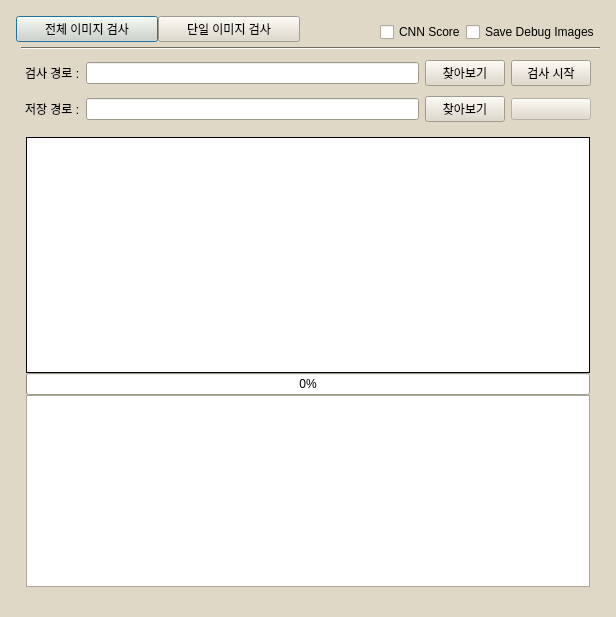
<?xml version="1.0" encoding="UTF-8"?>
<ui version="4.0">
 <class>Dialog</class>
 <widget class="QDialog" name="Dialog">
  <property name="geometry">
   <rect>
    <x>0</x>
    <y>0</y>
    <width>616</width>
    <height>617</height>
   </rect>
  </property>
  <property name="sizePolicy">
   <sizepolicy hsizetype="Expanding" vsizetype="Expanding">
    <horstretch>0</horstretch>
    <verstretch>0</verstretch>
   </sizepolicy>
  </property>
  <property name="sizeIncrement">
   <size>
    <width>0</width>
    <height>0</height>
   </size>
  </property>
  <property name="palette">
   <palette>
    <active>
     <colorrole role="WindowText">
      <brush brushstyle="SolidPattern">
       <color alpha="255">
        <red>0</red>
        <green>0</green>
        <blue>0</blue>
       </color>
      </brush>
     </colorrole>
     <colorrole role="Button">
      <brush brushstyle="SolidPattern">
       <color alpha="255">
        <red>223</red>
        <green>216</green>
        <blue>199</blue>
       </color>
      </brush>
     </colorrole>
     <colorrole role="Light">
      <brush brushstyle="SolidPattern">
       <color alpha="255">
        <red>255</red>
        <green>255</green>
        <blue>255</blue>
       </color>
      </brush>
     </colorrole>
     <colorrole role="Midlight">
      <brush brushstyle="SolidPattern">
       <color alpha="255">
        <red>239</red>
        <green>235</green>
        <blue>227</blue>
       </color>
      </brush>
     </colorrole>
     <colorrole role="Dark">
      <brush brushstyle="SolidPattern">
       <color alpha="255">
        <red>111</red>
        <green>108</green>
        <blue>99</blue>
       </color>
      </brush>
     </colorrole>
     <colorrole role="Mid">
      <brush brushstyle="SolidPattern">
       <color alpha="255">
        <red>149</red>
        <green>144</green>
        <blue>133</blue>
       </color>
      </brush>
     </colorrole>
     <colorrole role="Text">
      <brush brushstyle="SolidPattern">
       <color alpha="255">
        <red>0</red>
        <green>0</green>
        <blue>0</blue>
       </color>
      </brush>
     </colorrole>
     <colorrole role="BrightText">
      <brush brushstyle="SolidPattern">
       <color alpha="255">
        <red>255</red>
        <green>255</green>
        <blue>255</blue>
       </color>
      </brush>
     </colorrole>
     <colorrole role="ButtonText">
      <brush brushstyle="SolidPattern">
       <color alpha="255">
        <red>0</red>
        <green>0</green>
        <blue>0</blue>
       </color>
      </brush>
     </colorrole>
     <colorrole role="Base">
      <brush brushstyle="SolidPattern">
       <color alpha="255">
        <red>255</red>
        <green>255</green>
        <blue>255</blue>
       </color>
      </brush>
     </colorrole>
     <colorrole role="Window">
      <brush brushstyle="SolidPattern">
       <color alpha="255">
        <red>223</red>
        <green>216</green>
        <blue>199</blue>
       </color>
      </brush>
     </colorrole>
     <colorrole role="Shadow">
      <brush brushstyle="SolidPattern">
       <color alpha="255">
        <red>0</red>
        <green>0</green>
        <blue>0</blue>
       </color>
      </brush>
     </colorrole>
     <colorrole role="AlternateBase">
      <brush brushstyle="SolidPattern">
       <color alpha="255">
        <red>239</red>
        <green>235</green>
        <blue>227</blue>
       </color>
      </brush>
     </colorrole>
     <colorrole role="ToolTipBase">
      <brush brushstyle="SolidPattern">
       <color alpha="255">
        <red>255</red>
        <green>255</green>
        <blue>220</blue>
       </color>
      </brush>
     </colorrole>
     <colorrole role="ToolTipText">
      <brush brushstyle="SolidPattern">
       <color alpha="255">
        <red>0</red>
        <green>0</green>
        <blue>0</blue>
       </color>
      </brush>
     </colorrole>
    </active>
    <inactive>
     <colorrole role="WindowText">
      <brush brushstyle="SolidPattern">
       <color alpha="255">
        <red>0</red>
        <green>0</green>
        <blue>0</blue>
       </color>
      </brush>
     </colorrole>
     <colorrole role="Button">
      <brush brushstyle="SolidPattern">
       <color alpha="255">
        <red>223</red>
        <green>216</green>
        <blue>199</blue>
       </color>
      </brush>
     </colorrole>
     <colorrole role="Light">
      <brush brushstyle="SolidPattern">
       <color alpha="255">
        <red>255</red>
        <green>255</green>
        <blue>255</blue>
       </color>
      </brush>
     </colorrole>
     <colorrole role="Midlight">
      <brush brushstyle="SolidPattern">
       <color alpha="255">
        <red>239</red>
        <green>235</green>
        <blue>227</blue>
       </color>
      </brush>
     </colorrole>
     <colorrole role="Dark">
      <brush brushstyle="SolidPattern">
       <color alpha="255">
        <red>111</red>
        <green>108</green>
        <blue>99</blue>
       </color>
      </brush>
     </colorrole>
     <colorrole role="Mid">
      <brush brushstyle="SolidPattern">
       <color alpha="255">
        <red>149</red>
        <green>144</green>
        <blue>133</blue>
       </color>
      </brush>
     </colorrole>
     <colorrole role="Text">
      <brush brushstyle="SolidPattern">
       <color alpha="255">
        <red>0</red>
        <green>0</green>
        <blue>0</blue>
       </color>
      </brush>
     </colorrole>
     <colorrole role="BrightText">
      <brush brushstyle="SolidPattern">
       <color alpha="255">
        <red>255</red>
        <green>255</green>
        <blue>255</blue>
       </color>
      </brush>
     </colorrole>
     <colorrole role="ButtonText">
      <brush brushstyle="SolidPattern">
       <color alpha="255">
        <red>0</red>
        <green>0</green>
        <blue>0</blue>
       </color>
      </brush>
     </colorrole>
     <colorrole role="Base">
      <brush brushstyle="SolidPattern">
       <color alpha="255">
        <red>255</red>
        <green>255</green>
        <blue>255</blue>
       </color>
      </brush>
     </colorrole>
     <colorrole role="Window">
      <brush brushstyle="SolidPattern">
       <color alpha="255">
        <red>223</red>
        <green>216</green>
        <blue>199</blue>
       </color>
      </brush>
     </colorrole>
     <colorrole role="Shadow">
      <brush brushstyle="SolidPattern">
       <color alpha="255">
        <red>0</red>
        <green>0</green>
        <blue>0</blue>
       </color>
      </brush>
     </colorrole>
     <colorrole role="AlternateBase">
      <brush brushstyle="SolidPattern">
       <color alpha="255">
        <red>239</red>
        <green>235</green>
        <blue>227</blue>
       </color>
      </brush>
     </colorrole>
     <colorrole role="ToolTipBase">
      <brush brushstyle="SolidPattern">
       <color alpha="255">
        <red>255</red>
        <green>255</green>
        <blue>220</blue>
       </color>
      </brush>
     </colorrole>
     <colorrole role="ToolTipText">
      <brush brushstyle="SolidPattern">
       <color alpha="255">
        <red>0</red>
        <green>0</green>
        <blue>0</blue>
       </color>
      </brush>
     </colorrole>
    </inactive>
    <disabled>
     <colorrole role="WindowText">
      <brush brushstyle="SolidPattern">
       <color alpha="255">
        <red>111</red>
        <green>108</green>
        <blue>99</blue>
       </color>
      </brush>
     </colorrole>
     <colorrole role="Button">
      <brush brushstyle="SolidPattern">
       <color alpha="255">
        <red>223</red>
        <green>216</green>
        <blue>199</blue>
       </color>
      </brush>
     </colorrole>
     <colorrole role="Light">
      <brush brushstyle="SolidPattern">
       <color alpha="255">
        <red>255</red>
        <green>255</green>
        <blue>255</blue>
       </color>
      </brush>
     </colorrole>
     <colorrole role="Midlight">
      <brush brushstyle="SolidPattern">
       <color alpha="255">
        <red>239</red>
        <green>235</green>
        <blue>227</blue>
       </color>
      </brush>
     </colorrole>
     <colorrole role="Dark">
      <brush brushstyle="SolidPattern">
       <color alpha="255">
        <red>111</red>
        <green>108</green>
        <blue>99</blue>
       </color>
      </brush>
     </colorrole>
     <colorrole role="Mid">
      <brush brushstyle="SolidPattern">
       <color alpha="255">
        <red>149</red>
        <green>144</green>
        <blue>133</blue>
       </color>
      </brush>
     </colorrole>
     <colorrole role="Text">
      <brush brushstyle="SolidPattern">
       <color alpha="255">
        <red>111</red>
        <green>108</green>
        <blue>99</blue>
       </color>
      </brush>
     </colorrole>
     <colorrole role="BrightText">
      <brush brushstyle="SolidPattern">
       <color alpha="255">
        <red>255</red>
        <green>255</green>
        <blue>255</blue>
       </color>
      </brush>
     </colorrole>
     <colorrole role="ButtonText">
      <brush brushstyle="SolidPattern">
       <color alpha="255">
        <red>111</red>
        <green>108</green>
        <blue>99</blue>
       </color>
      </brush>
     </colorrole>
     <colorrole role="Base">
      <brush brushstyle="SolidPattern">
       <color alpha="255">
        <red>223</red>
        <green>216</green>
        <blue>199</blue>
       </color>
      </brush>
     </colorrole>
     <colorrole role="Window">
      <brush brushstyle="SolidPattern">
       <color alpha="255">
        <red>223</red>
        <green>216</green>
        <blue>199</blue>
       </color>
      </brush>
     </colorrole>
     <colorrole role="Shadow">
      <brush brushstyle="SolidPattern">
       <color alpha="255">
        <red>0</red>
        <green>0</green>
        <blue>0</blue>
       </color>
      </brush>
     </colorrole>
     <colorrole role="AlternateBase">
      <brush brushstyle="SolidPattern">
       <color alpha="255">
        <red>223</red>
        <green>216</green>
        <blue>199</blue>
       </color>
      </brush>
     </colorrole>
     <colorrole role="ToolTipBase">
      <brush brushstyle="SolidPattern">
       <color alpha="255">
        <red>255</red>
        <green>255</green>
        <blue>220</blue>
       </color>
      </brush>
     </colorrole>
     <colorrole role="ToolTipText">
      <brush brushstyle="SolidPattern">
       <color alpha="255">
        <red>0</red>
        <green>0</green>
        <blue>0</blue>
       </color>
      </brush>
     </colorrole>
    </disabled>
   </palette>
  </property>
  <property name="windowTitle">
   <string>Dialog</string>
  </property>
  <layout class="QGridLayout" name="gridLayout_2">
   <item row="0" column="0">
    <widget class="QFrame" name="verticalFrame">
     <property name="sizePolicy">
      <sizepolicy hsizetype="Expanding" vsizetype="Expanding">
       <horstretch>0</horstretch>
       <verstretch>0</verstretch>
      </sizepolicy>
     </property>
     <layout class="QVBoxLayout" name="verticalLayout" stretch="1,1,1,1,20">
      <property name="spacing">
       <number>0</number>
      </property>
      <property name="sizeConstraint">
       <enum>QLayout::SetDefaultConstraint</enum>
      </property>
      <property name="leftMargin">
       <number>5</number>
      </property>
      <property name="topMargin">
       <number>5</number>
      </property>
      <property name="rightMargin">
       <number>5</number>
      </property>
      <item>
       <layout class="QHBoxLayout" name="horizontalLayout" stretch="2,2,0,0,2">
        <item>
         <widget class="QPushButton" name="menu1Button">
          <property name="text">
           <string>전체 이미지 검사</string>
          </property>
          <property name="autoDefault">
           <bool>true</bool>
          </property>
          <property name="default">
           <bool>false</bool>
          </property>
         </widget>
        </item>
        <item>
         <widget class="QPushButton" name="menu2Button">
          <property name="text">
           <string>단일 이미지 검사</string>
          </property>
         </widget>
        </item>
        <item>
         <spacer name="horizontalSpacer">
          <property name="orientation">
           <enum>Qt::Horizontal</enum>
          </property>
          <property name="sizeType">
           <enum>QSizePolicy::Fixed</enum>
          </property>
          <property name="sizeHint" stdset="0">
           <size>
            <width>40</width>
            <height>20</height>
           </size>
          </property>
         </spacer>
        </item>
        <item>
         <spacer name="horizontalSpacer_2">
          <property name="orientation">
           <enum>Qt::Horizontal</enum>
          </property>
          <property name="sizeHint" stdset="0">
           <size>
            <width>40</width>
            <height>20</height>
           </size>
          </property>
         </spacer>
        </item>
        <item>
         <layout class="QVBoxLayout" name="verticalLayout_3">
          <item>
           <layout class="QVBoxLayout" name="verticalLayout_2">
            <item>
             <spacer name="verticalSpacer">
              <property name="orientation">
               <enum>Qt::Vertical</enum>
              </property>
              <property name="sizeHint" stdset="0">
               <size>
                <width>20</width>
                <height>40</height>
               </size>
              </property>
             </spacer>
            </item>
            <item>
             <layout class="QHBoxLayout" name="horizontalLayout_6">
              <item>
               <spacer name="horizontalSpacer_3">
                <property name="orientation">
                 <enum>Qt::Horizontal</enum>
                </property>
                <property name="sizeHint" stdset="0">
                 <size>
                  <width>40</width>
                  <height>20</height>
                 </size>
                </property>
               </spacer>
              </item>
              <item>
               <widget class="QCheckBox" name="cnn_checkBox">
                <property name="text">
                 <string>CNN Score</string>
                </property>
               </widget>
              </item>
              <item>
               <widget class="QCheckBox" name="debug_checkBox">
                <property name="text">
                 <string>Save Debug Images</string>
                </property>
               </widget>
              </item>
             </layout>
            </item>
           </layout>
          </item>
         </layout>
        </item>
       </layout>
      </item>
      <item>
       <layout class="QHBoxLayout" name="horizontalLayout_2" stretch="0">
        <property name="sizeConstraint">
         <enum>QLayout::SetMaximumSize</enum>
        </property>
        <property name="leftMargin">
         <number>5</number>
        </property>
        <property name="topMargin">
         <number>5</number>
        </property>
        <property name="bottomMargin">
         <number>5</number>
        </property>
        <item>
         <widget class="Line" name="line">
          <property name="orientation">
           <enum>Qt::Horizontal</enum>
          </property>
         </widget>
        </item>
       </layout>
      </item>
      <item>
       <widget class="QFrame" name="inputFrame">
        <property name="maximumSize">
         <size>
          <width>16777215</width>
          <height>16777215</height>
         </size>
        </property>
        <layout class="QHBoxLayout" name="horizontalLayout_3" stretch="1,10,1,1">
         <property name="topMargin">
          <number>5</number>
         </property>
         <property name="bottomMargin">
          <number>5</number>
         </property>
         <item>
          <widget class="QLabel" name="label">
           <property name="text">
            <string>검사 경로 :</string>
           </property>
          </widget>
         </item>
         <item>
          <widget class="QLineEdit" name="pathLabel">
           <property name="enabled">
            <bool>true</bool>
           </property>
           <property name="contextMenuPolicy">
            <enum>Qt::NoContextMenu</enum>
           </property>
          </widget>
         </item>
         <item>
          <widget class="QPushButton" name="findPathButton">
           <property name="text">
            <string>찾아보기</string>
           </property>
          </widget>
         </item>
         <item>
          <widget class="QPushButton" name="testButton">
           <property name="text">
            <string>검사 시작</string>
           </property>
          </widget>
         </item>
        </layout>
       </widget>
      </item>
      <item>
       <widget class="QFrame" name="saveFrame">
        <property name="maximumSize">
         <size>
          <width>16777215</width>
          <height>16777215</height>
         </size>
        </property>
        <layout class="QHBoxLayout" name="horizontalLayout_8" stretch="1,10,1,1">
         <property name="topMargin">
          <number>5</number>
         </property>
         <property name="bottomMargin">
          <number>5</number>
         </property>
         <item>
          <widget class="QLabel" name="label_4">
           <property name="text">
            <string>저장 경로 :</string>
           </property>
          </widget>
         </item>
         <item>
          <widget class="QLineEdit" name="savePathLabel">
           <property name="enabled">
            <bool>true</bool>
           </property>
           <property name="contextMenuPolicy">
            <enum>Qt::NoContextMenu</enum>
           </property>
          </widget>
         </item>
         <item>
          <widget class="QPushButton" name="savePathButton">
           <property name="text">
            <string>찾아보기</string>
           </property>
          </widget>
         </item>
         <item>
          <widget class="QPushButton" name="testButton_4">
           <property name="enabled">
            <bool>false</bool>
           </property>
           <property name="text">
            <string>     </string>
           </property>
          </widget>
         </item>
        </layout>
       </widget>
      </item>
      <item>
       <layout class="QHBoxLayout" name="horizontalLayout_9">
        <item>
         <layout class="QGridLayout" name="gridLayout" rowstretch="3,1,0" rowminimumheight="0,0,0">
          <property name="leftMargin">
           <number>10</number>
          </property>
          <property name="topMargin">
           <number>10</number>
          </property>
          <property name="rightMargin">
           <number>10</number>
          </property>
          <property name="bottomMargin">
           <number>10</number>
          </property>
          <property name="horizontalSpacing">
           <number>0</number>
          </property>
          <item row="2" column="0">
           <layout class="QHBoxLayout" name="horizontalLayout_5">
            <item>
             <widget class="QGraphicsView" name="debugView"/>
            </item>
           </layout>
          </item>
          <item row="0" column="0">
           <widget class="QTextEdit" name="logText">
            <property name="enabled">
             <bool>true</bool>
            </property>
            <property name="font">
             <font>
              <family>Agency FB</family>
              <pointsize>11</pointsize>
             </font>
            </property>
            <property name="focusPolicy">
             <enum>Qt::NoFocus</enum>
            </property>
            <property name="frameShape">
             <enum>QFrame::Panel</enum>
            </property>
            <property name="frameShadow">
             <enum>QFrame::Plain</enum>
            </property>
            <property name="verticalScrollBarPolicy">
             <enum>Qt::ScrollBarAsNeeded</enum>
            </property>
            <property name="tabChangesFocus">
             <bool>true</bool>
            </property>
            <property name="undoRedoEnabled">
             <bool>false</bool>
            </property>
           </widget>
          </item>
          <item row="1" column="0">
           <widget class="QProgressBar" name="progressBar">
            <property name="value">
             <number>0</number>
            </property>
            <property name="invertedAppearance">
             <bool>false</bool>
            </property>
           </widget>
          </item>
         </layout>
        </item>
       </layout>
      </item>
     </layout>
    </widget>
   </item>
  </layout>
 </widget>
 <resources/>
 <connections/>
</ui>
